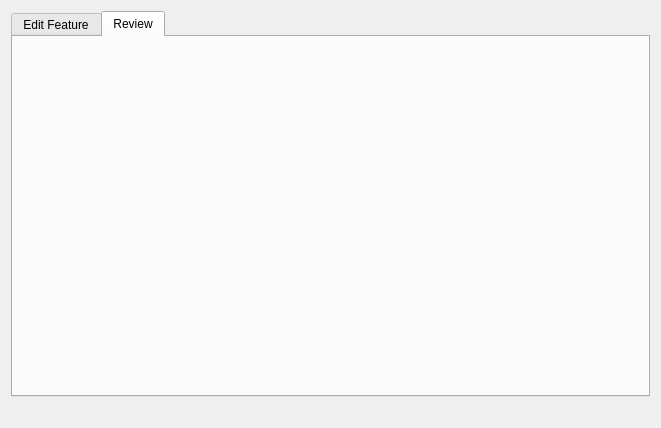
<?xml version="1.0" encoding="UTF-8"?>
<ui version="4.0">
 <class>AimsQueueWidget</class>
 <widget class="QWidget" name="AimsQueueWidget">
  <property name="geometry">
   <rect>
    <x>0</x>
    <y>0</y>
    <width>661</width>
    <height>428</height>
   </rect>
  </property>
  <property name="windowTitle">
   <string>Form</string>
  </property>
  <layout class="QVBoxLayout" name="verticalLayout">
   <item>
    <widget class="QTabWidget" name="tabWidget">
     <property name="currentIndex">
      <number>1</number>
     </property>
     <widget class="ChangeQueueWidget" name="uEditFeatureTab">
      <attribute name="title">
       <string>Edit Feature</string>
      </attribute>
     </widget>
     <widget class="ReviewQueueWidget" name="uResolutionTab">
      <attribute name="title">
       <string>Review</string>
      </attribute>
     </widget>
    </widget>
   </item>
   <item>
    <layout class="QHBoxLayout" name="horizontalLayout_5" stretch="1">
     <item>
      <widget class="QLabel" name="uMessageLabel">
       <property name="text">
        <string/>
       </property>
      </widget>
     </item>
    </layout>
   </item>
  </layout>
 </widget>
 <customwidgets>
  <customwidget>
   <class>ReviewQueueWidget</class>
   <extends>QWidget</extends>
   <header>ReviewQueueWidget.h</header>
   <container>1</container>
  </customwidget>
  <customwidget>
   <class>ChangeQueueWidget</class>
   <extends>QWidget</extends>
   <header>ChangeQueueWidget.h</header>
   <container>1</container>
  </customwidget>
 </customwidgets>
 <resources/>
 <connections/>
</ui>
